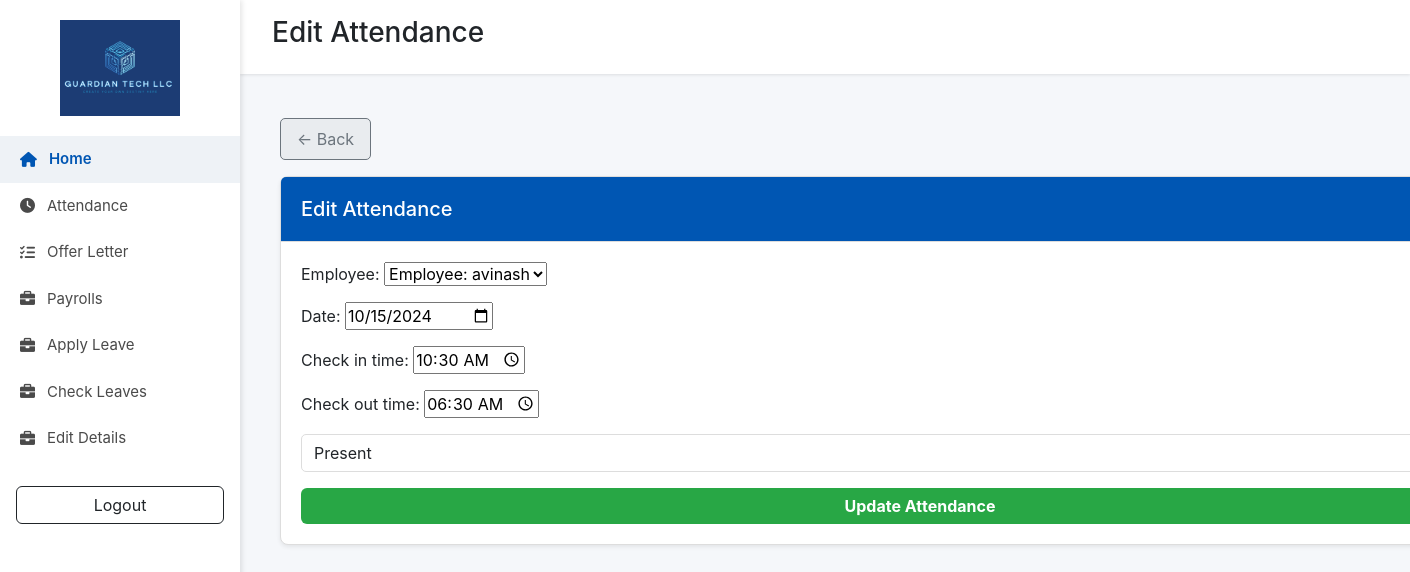
The page /attendance/edit/1/ (signed in) on the database its author committed.
### user/models.py (models this page shows, shortened)
class Attendance(models.Model):
    employee = models.ForeignKey(Employee, on_delete=models.CASCADE)
    date = models.DateField()
    status = models.CharField(max_length=10, choices=[('Present', 'Present'), ('Absent', 'Absent')])
    check_in_time = models.TimeField(null=True, blank=True)  # Allow NULL values
    check_out_time = models.TimeField(null=True, blank=True)
    class Meta:
        unique_together = ('employee', 'date')  # Ensures that an employee can only mark attendance once per day

### user/views.py (the view, shortened to what this page needs)
# urls.py: path('attendance/edit/<int:attendance_id>/', user_view.submit_attendance, name='edit_attendance'),
@login_required
def submit_attendance(request, attendance_id=None):
    if hasattr(request.user, 'employee'):
        employee = request.user.employee  # Get the employee instance for a logged-in employee
    elif request.user.is_superuser:
        employee = None  # Superuser can modify any attendance record
    else:
        return redirect('unauthorized')
    if attendance_id and request.user.is_superuser:
        attendance = get_object_or_404(Attendance, pk=attendance_id)
        form = AttendanceForm(request.POST or None, instance=attendance)
    else:
        form = AttendanceForm(request.POST or None)
    return render(request, 'employee/submit_attendance.html', {
        'form': form,
        'is_edit': attendance_id is not None
    })

### user/forms.py (shortened to what this page needs)
class AttendanceForm(forms.ModelForm):
    class Meta:
        model = Attendance
        fields = ['employee', 'date', 'check_in_time', 'check_out_time']
        widgets = {
            'date': forms.DateInput(attrs={'type': 'date'}),  # HTML5 date picker
            'check_in_time': forms.TimeInput(attrs={'type': 'time'}),  # HTML5 time picker
            'check_out_time': forms.TimeInput(attrs={'type': 'time'}),  # HTML5 time picker
        }

### user/models.py (called while the page is built)
    def __str__(self):
        return f"Employee: {self.user.username}"

### templates/employee/submit_attendance.html (shortened to what this page needs)
{% load static %}
<!DOCTYPE html>
<html lang="en">
<head>
  <link href="https://cdnjs.cloudflare.com/ajax/libs/font-awesome/6.0.0/css/all.min.css" rel="stylesheet">
  <link href="https://cdn.jsdelivr.net/npm/bootstrap@5.3.3/dist/css/bootstrap.min.css" rel="stylesheet">
</head>
<body>
  <div class="sidebar">
    <div class="logo">
      <img src="{% static 'images/fulllogo.jpg' %}" alt="Logo">
    </div>
    <a href="{% url 'profile' %}" class="active"><i class="fas fa-home"></i> Home</a>
    <a href="{% url 'view_attendance' %}"><i class="fas fa-clock"></i> Attendance</a>
    <a href="{% url 'view_offer_letter' %}"><i class="fas fa-tasks"></i> Offer Letter</a>
    <a href="{% url 'view_payrolls' %}"><i class="fas fa-briefcase"></i> Payrolls</a>
    <a href="{% url 'apply_leave' %}"><i class="fas fa-briefcase"></i> Apply Leave</a>
    <a href="{% url 'employee_leave_history' %}"><i class="fas fa-briefcase"></i> Check Leaves</a>
    <a href="{% url 'edit_personal_details' %}"><i class="fas fa-briefcase"></i> Edit Details</a>
    <form action="{% url 'user-logout' %}" method="post" class="px-3 mt-4">
      <button type="submit" class="btn btn-outline-dark w-100">Logout</button>
    </form>
  </div>
  <nav class="navbar">
    <div class="bar">
      <h3>{% if is_edit %}Edit Attendance{% else %}Submit Attendance{% endif %}</h3>
    </div>
  </nav>
  <div class="container mt-4">
    <div class="mb-3">
      <a href="javascript:history.back()" class="btn btn-secondary">&larr; Back</a>
    </div>
    <div class="card shadow-sm">
      <div class="card-header">
        <h3 class="mb-0">{% if is_edit %}Edit Attendance{% else %}Submit Attendance{% endif %}</h3>
      </div>
      <div class="card-body">
        <form method="post">
          {{ form.as_p }}
          <select class="form-control mb-3" id="attendance" name="attendance">
            <option value="present">Present</option>
          </select>
          <div class="d-grid">
            <button type="submit" class="btn btn-success">
              {% if is_edit %}Update Attendance{% else %}Submit Attendance{% endif %}
            </button>
          </div>
        </form>
      </div>
    </div>
  </div>
</body>
</html>

### templates/employee/submit_attendance.html (style rules this page uses)
body { font-family: 'Inter', sans-serif; background-color: #f5f7fa; margin: 0; }
.sidebar { width: 240px; height: 100vh; background-color: #fff; position: fixed; top: 0; left: 0; box-shadow: 2px 0 5px rgba(0, 0, 0, 0.1); z-index: 1000; padding: 20px 0; }
.sidebar .logo { text-align: center; margin-bottom: 20px; }
.sidebar .logo img { width: 120px; }
.sidebar a { text-decoration: none; color: #4a4a4a; display: flex; align-items: center; gap: 12px; padding: 12px 20px; font-size: 15px; transition: background-color 0.2s ease, color 0.2s ease; }
.sidebar a:hover, .sidebar a.active { background-color: #eef2f6; color: #0056b3; font-weight: 600; }
.navbar { margin-left: 240px; padding: 1rem 2rem; background-color: #ffffff; box-shadow: 0 1px 3px rgba(0, 0, 0, 0.1); display: flex; align-items: center; justify-content: space-between; position: sticky; top: 0; z-index: 999; }
.navbar .bar { display: flex; align-items: center; }
.container { margin-left: 260px; padding: 20px; }
.card { background-color: #fff; border: 1px solid #ddd; border-radius: 8px; box-shadow: 0 4px 8px rgba(0, 0, 0, 0.1); }
.card-header { background-color: #0056b3; color: white; padding: 20px; border-bottom: 1px solid #ddd; }
.card-header h3 { margin: 0; font-size: 20px; }
.card-body { padding: 20px; }
.form-control { border-radius: 5px; border: 1px solid #ddd; }
.btn-success { background-color: #28a745; border: none; font-weight: bold; }
.btn-secondary { font-size: 16px; color: #6c757d; background-color: #e9ecef; padding: 8px 16px; border-radius: 5px; text-decoration: none; }

### rows shown on the page
Attendance: employee "Employee: avinash", date "10/15/2024", check_in_time "10:30:00", check_out_time "06:30:00"
